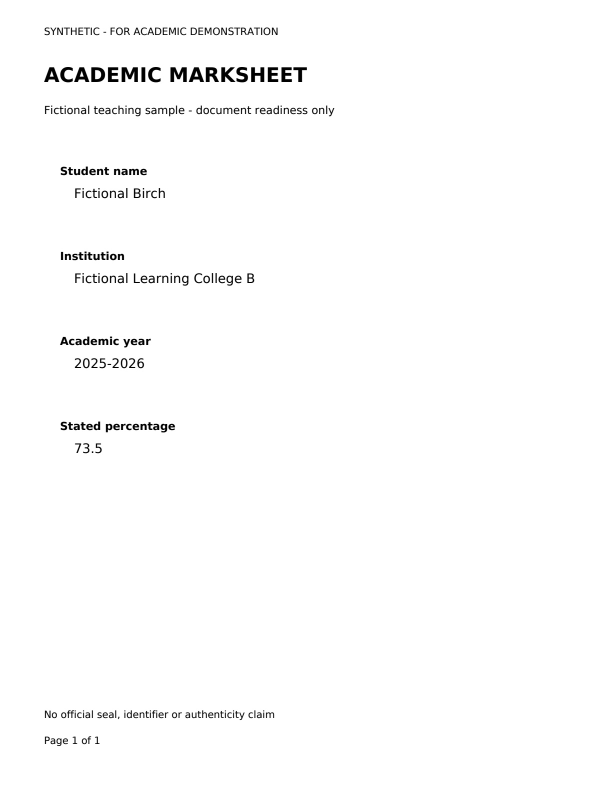
#> input picture tests/fixtures/pilot/src-007.jpg, 1200 x 1600 px (shown at 1/2 size)
$ python -i geometry.py   (imports and definitions only)
#> lines starting #> are read from the running program, lines starting #| are printed output that depends on the picture; after the words box and inside, x2 and y2 are one past the last pixel; in counts of white or black regions, pixels touching at a corner belong together
#> further down, picture is the input picture: shape (1600, 1200); min 0, max 255, mean 251.8
"""Pixel-centre homogeneous coordinates, original -> processed; no perspective guesses."""
import cv2
import numpy as np


def rotation_matrix(width: int, height: int, degrees: float) -> np.ndarray:
    return np.vstack([cv2.getRotationMatrix2D(((width - 1) / 2, (height - 1) / 2), degrees, 1.), [0., 0., 1.]])


def map_points(points, matrix):
    points = np.asarray(points, dtype=float)
    homogeneous = np.column_stack([points, np.ones(len(points))]) @ np.asarray(matrix).T
    return homogeneous[:, :2] / homogeneous[:, 2:]


def estimate_skew(gray: np.ndarray, max_degrees: float = 6., step_degrees: float = .25,
                  min_gain: float = 1.05) -> dict:
    """Search projection sharpness on a bounded thumbnail; abstain on weak evidence.

    Output angle is the OpenCV CORRECTION, not the page's input rotation.
    This is a heuristic for near-horizontal dark printed text, not orientation detection.
    """
#> called with max_degrees = 6, step_degrees = 0.25, min_gain = 1.05
    result = dict(correction_degrees=0., candidate_degrees=0., applied=False,
                  reason='insufficient_text_evidence', score_gain=None)
    if min(gray.shape) < 50 or float(gray.std()) < 3:
        return result
    scale = min(1., 900 / max(gray.shape))
#> scale = 0.562
    thumb = cv2.resize(gray, None, fx=scale, fy=scale, interpolation=cv2.INTER_AREA)
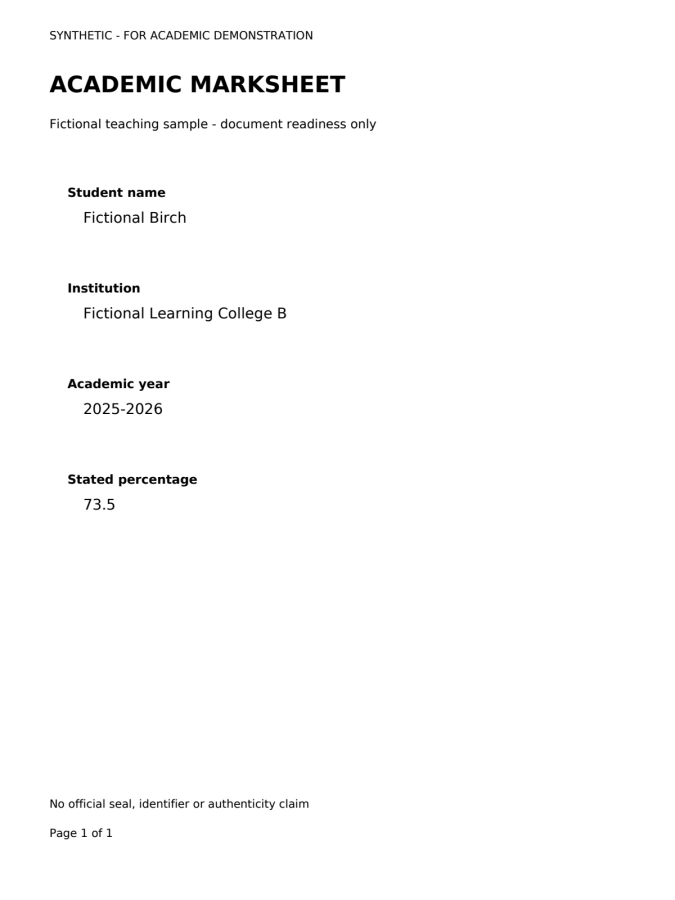
#> thumb: shape (900, 675); min 0, max 255, mean 251.8
    _, ink = cv2.threshold(thumb, 0, 255, cv2.THRESH_BINARY_INV | cv2.THRESH_OTSU)
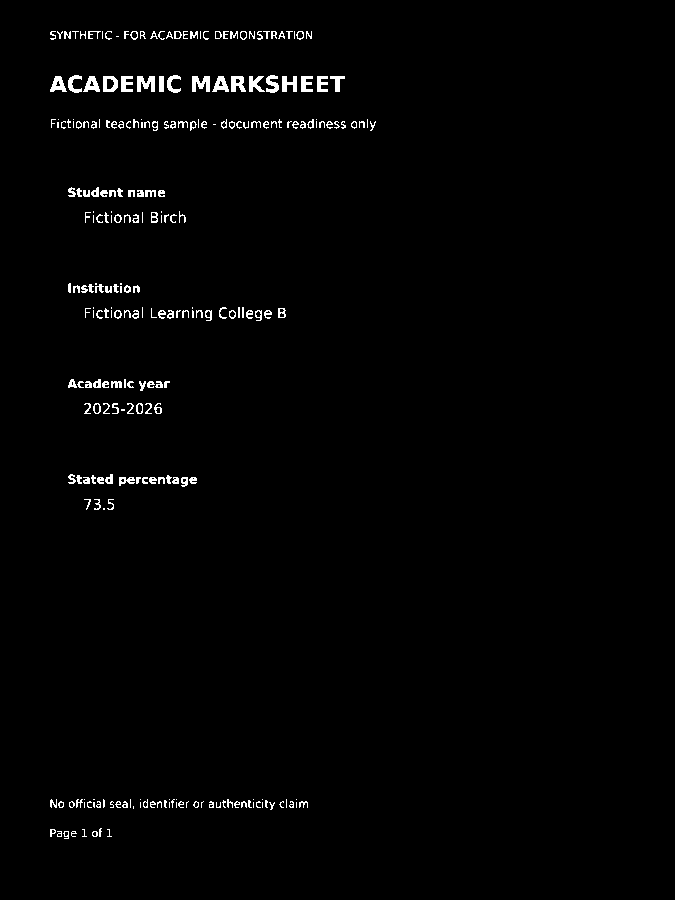
#> ink: shape (900, 675); 1.4% white in thin lines or dots, all inside (x1, y1, x2, y2) = (50, 31, 376, 839)
    count, _, stats, _ = cv2.connectedComponentsWithStats(ink)
#> count = 267; stats = 267 rows, first 6: [0, 0, 675, 900, 598985], [50, 31, 6, 9, 28], [57, 31, 6, 8, 19], [64, 31, 7, 8, 38], [72, 31, 7, 8, 14], [80, 31, 6, 8, 22]
    letters = sum(2 <= s[4] <= ink.size * .02 for s in stats[1:])
#> letters = 255
    fraction = float(np.count_nonzero(ink) / ink.size)
#> fraction = 0.014
    if count < 21 or letters < 20 or not .002 <= fraction <= .30:
        return result
    h, w = ink.shape
#> h = 900; w = 675
    angles = np.arange(-max_degrees, max_degrees + step_degrees / 2, step_degrees)
    angles = np.unique(np.append(angles, 0.))
    scores = []
    for angle in angles:
        rotated = cv2.warpAffine(ink, rotation_matrix(w, h, float(angle))[:2], (w, h),
                                flags=cv2.INTER_NEAREST, borderValue=0)
        projection = (rotated > 0).sum(axis=1).astype(float)
        scores.append(float(np.square(np.diff(projection)).sum()))
#> this loop made 49 passes
#> pass 1, in estimate_skew, `rotated = cv2.warpAffine(ink, rotation_matrix(w, h, float(angle))[:2],..`:
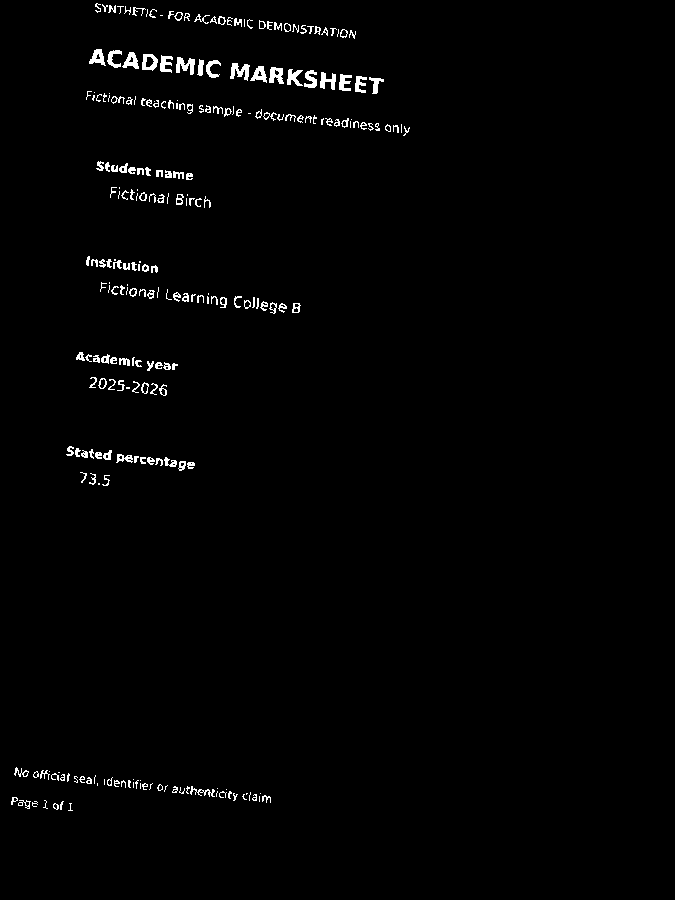
#> rotated: shape (900, 675); 1.4% white in thin lines or dots, all inside (x1, y1, x2, y2) = (11, 3, 410, 811)
#> pass 2, in estimate_skew, `rotated = cv2.warpAffine(ink, rotation_matrix(w, h, float(angle))[:2],..`:
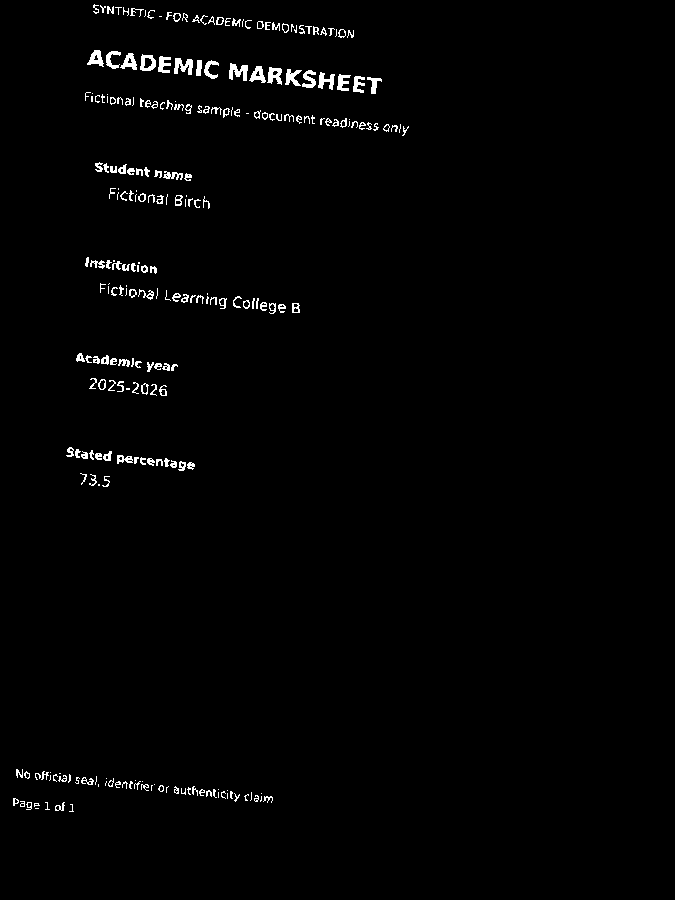
#> rotated: shape (900, 675); 1.4% white in thin lines or dots, all inside (x1, y1, x2, y2) = (13, 4, 409, 812)
#> pass 3, in estimate_skew, `rotated = cv2.warpAffine(ink, rotation_matrix(w, h, float(angle))[:2],..`:
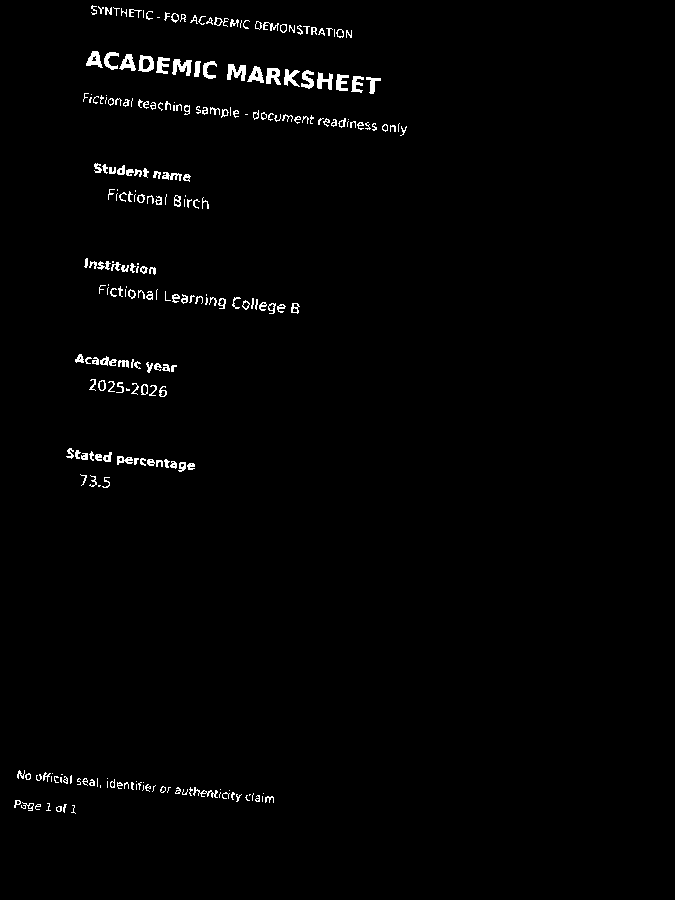
#> rotated: shape (900, 675); 1.4% white in thin lines or dots, all inside (x1, y1, x2, y2) = (14, 5, 407, 814)
#> after the loop, scores = 49 values, max 205820 at index 24, min 8952 at index 48, mean 31908.5
    best = int(np.argmax(scores))
#> best = 24
    zero = scores[int(np.argmin(abs(angles)))]
#> zero = 205820
    gain = scores[best] / max(zero, 1.)
#> gain = 1
    angle = float(angles[best])
#> angle = 0
    result.update(candidate_degrees=angle, score_gain=gain, reason='no_material_projection_gain')
    distant = [s for a, s in zip(angles, scores) if abs(a - angle) >= .75]
#> distant = 44 values, max 58680 at index 22, min 8952 at index 43, mean 21316.2
    if abs(angle) >= max_degrees - step_degrees / 2:
        result['reason'] = 'search_boundary_requires_review'
    elif abs(angle) >= step_degrees / 2 and gain >= min_gain and scores[best] > max(distant, default=0) * 1.015:
        result.update(correction_degrees=angle, applied=True, reason='projection_gain_heuristic')
    return result

>>> import cv2
>>> picture = cv2.imread('../../tests/fixtures/pilot/src-007.jpg', cv2.IMREAD_GRAYSCALE)
>>> result = estimate_skew(picture)
#> result = {'correction_degrees': 0, 'candidate_degrees': 0, 'applied': False, 'reason': 'no_material_projection_gain', 'score_gain': 1}
